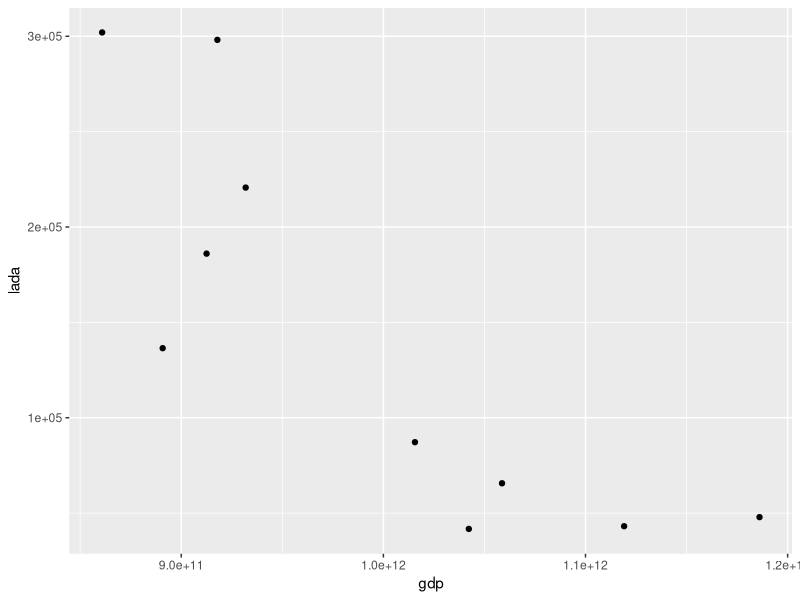

The R script that drew this image:
## ---- chunk 1
#| warning: false
#| echo: true
library(tidyverse)
library(readxl)
## ---- chunk 2
#| label: fig-mpg
#| fig-cap: "City and highway mileage for 38 popular models of cars.Color by number of cylinders"

dat<-read_excel('datalulu.xlsx')
ggplot(data=dat,aes(x=gdp,y=lada)) +
  geom_point()
## ---- chunk 3
reg<-lm(gdp~lada,data=dat)
summary(reg)
